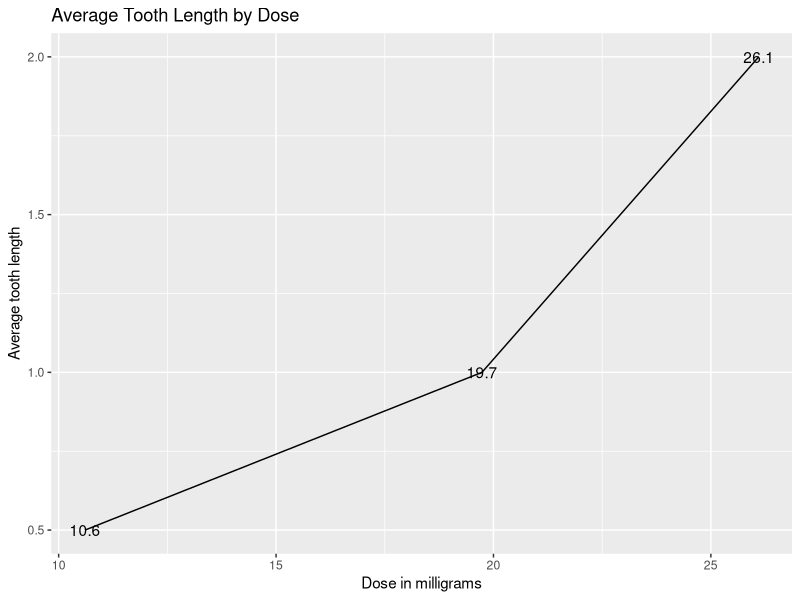
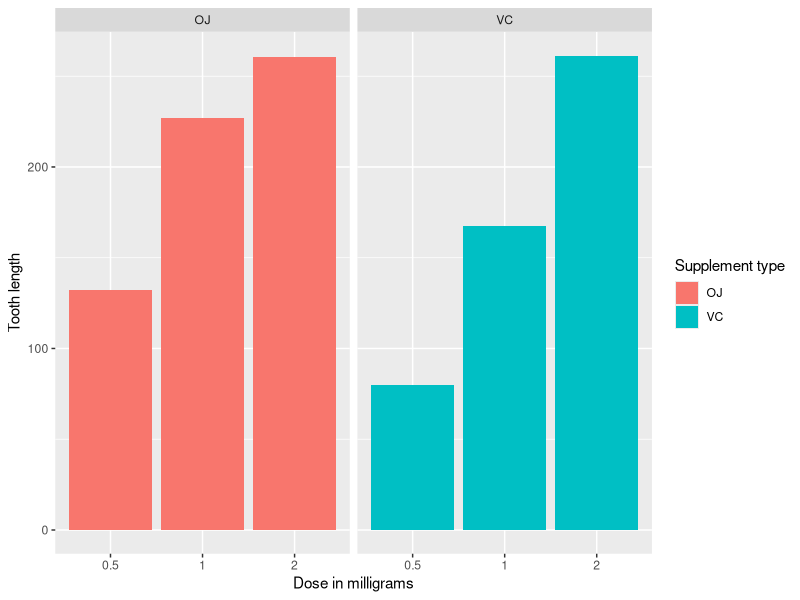

Generate these figures, in order, with R:
## ---- chunk 1
library(ggplot2)
lenBYdose <- NULL
data(ToothGrowth)
lenBYdose <- aggregate(ToothGrowth$len, by=list(ToothGrowth$dose), FUN=mean)
names(lenBYdose) <- c("len", "dose")

ggplot(lenBYdose, aes(dose, len, label=round(dose,1))) + 
  geom_line() +
  ylab("Average tooth length") +
  xlab("Dose in milligrams") +
  ggtitle("Average Tooth Length by Dose") +
  geom_text()

## ---- chunk 2
ggplot(ToothGrowth, aes(as.factor(dose), len, fill=supp, label=round(len,1))) +
  geom_bar(stat="identity") + 
  facet_grid(. ~ supp) +
  xlab("Dose in milligrams") +
  ylab("Tooth length") +
  guides(fill=guide_legend(title="Supplement type"))

## ---- chunk 3
summary(ToothGrowth)

## ---- chunk 4
t.test(len ~ supp, data=ToothGrowth)

## ---- chunk 5
t.test(len ~ dose, data=subset(ToothGrowth, dose %in% c(0.5, 1.0)))
## ---- chunk 6
t.test(len ~ dose, data=subset(ToothGrowth, dose %in% c(1.0, 2.0)))
## ---- chunk 7
t.test(len ~ dose, data=subset(ToothGrowth, dose==c(0.5, 2.0)))
